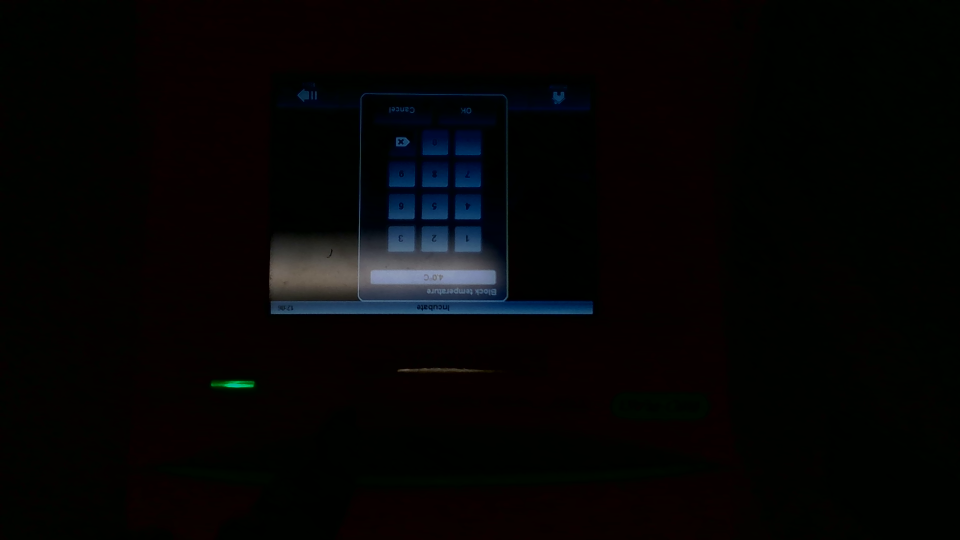
#> input picture keyboard_images/spot/custom_light/05_Color.png, 1920 x 1080 px, found by its file name (shown at 1/2 size); its folder holds only this picture in this run
$ python image_fetcher_combiner.py
#> lines starting #> are read from the running program, lines starting #| are printed output that depends on the picture
### confirm_thermo_input/robot_position.py
class RobotPosition:
    def __init__(self,position_name):
        self.position_name = position_name
        self.crop_measures = []
        self.init_crop_dictionary()
        self.left_crop = self.crop_measures[position_name][0]
        self.right_crop = self.crop_measures[position_name][1]
        self.top_crop = self.crop_measures[position_name][2]
        self.bottom_crop = self.crop_measures[position_name][3]

    def init_crop_dictionary(self):
        self.crop_measures = {
            'default': [820,851,710,345],
            'spot': [740,935,540,515],
            'spot_pen': [785,930,570,485],
            'default_pen': [860, 855, 600, 455]
        }

### confirm_thermo_input/image_fetcher_combiner.py
from os import path, listdir
from cv2 import imread, imencode, IMREAD_GRAYSCALE, warpAffine, getRotationMatrix2D
from robot_position import RobotPosition
from numpy import zeros, uint8

class ImageFetcherCombiner:
    def __init__(self,images_folder):
        self.images_folder = images_folder

    def fetch(self,robot_position_name):
        images_content = []
        cropped_images= []
        images_name = [f for f in listdir(self.images_folder) if f.lower().endswith(('.png', '.jpg', '.jpeg', '.bmp'))]
        for image_name in images_name:
            cv2_img = self.get_image(image_name)
            cropped_img = self.crop_rotate(cv2_img,robot_position_name)
            cropped_images.append(cropped_img)
        combined_image = self.combine_images(cropped_images)
        self.encode_image(combined_image,images_content)
        return images_content


    def get_image(self, image_name):
#> called with image_name = '05_Color.png'
        img_path = path.join(self.images_folder, image_name)
        cv2_img = imread(img_path, IMREAD_GRAYSCALE)
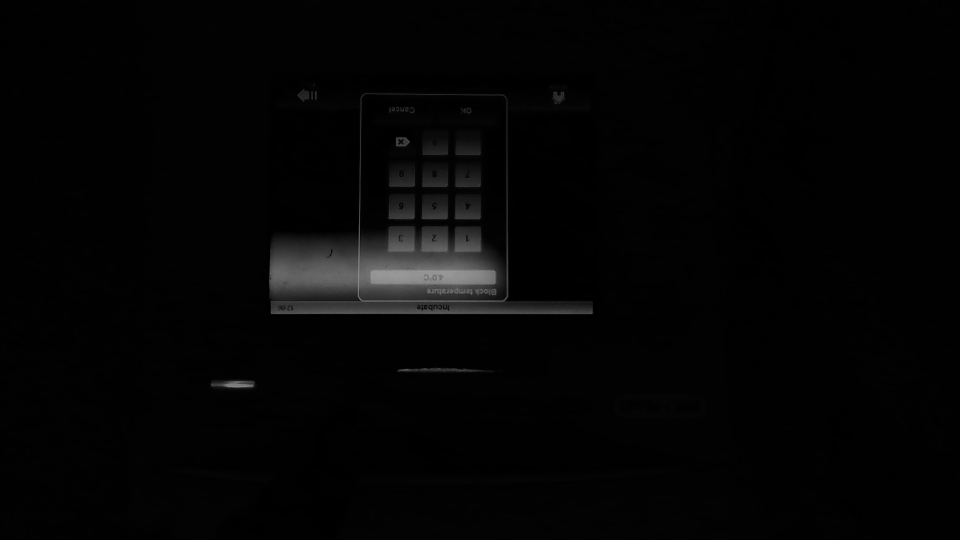
#> cv2_img: shape (1080, 1920) (shown at 1/2 size); min 0, max 158, mean 4.5
        return cv2_img
    def crop_rotate(self,image,robot_position_name):
#> called with robot_position_name = 'spot'
        robot_position = RobotPosition(robot_position_name)

        top= robot_position.top_crop
        bottom = robot_position.bottom_crop
        left = robot_position.left_crop
        right = robot_position.right_crop

        cropped_image = image[top:image.shape[0] - bottom, left:image.shape[1] - right]
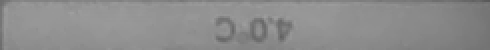
#> cropped_image: shape (25, 245) (shown 2 times larger); min 89, max 158, mean 140.3
        angle = 180
        height, width = cropped_image.shape[:2]
#> height = 25; width = 245
        rotation_matrix = getRotationMatrix2D((width / 2, height / 2), angle, 1)
        rotated_image = warpAffine(cropped_image, rotation_matrix, (width, height))
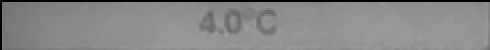
#> rotated_image: shape (25, 245) (shown 2 times larger); min 0, max 158, mean 134.8
        return rotated_image

    def combine_images(self,cropped_images):
        final_image = zeros(cropped_images[0].shape, dtype=uint8)
        for x in range(cropped_images[0].shape[0]):
            for y in range(cropped_images[0].shape[1]):
                max_value = 0
                for cropped_image in cropped_images:
                    value = cropped_image[x][y]
                    if value > max_value:
                        max_value = value
                final_image[x][y] = max_value
        return final_image

    def encode_image(self,image,images_content):
        success, encoded_image = imencode('.jpg', image)
#> encoded_image = 2020 values, max 255 at index 0, min 0 at index 4, mean 126.6
        if success:
            images_content.append(encoded_image.tobytes())

if __name__ == "__main__":
    script_dir = path.dirname(path.abspath(__file__))
    images_folder = path.join(script_dir,r"..\keyboard_images\spot\custom_light")
    image_fetcher = ImageFetcherCombiner(images_folder)
    image_content = image_fetcher.fetch('spot')

$ run again, on keyboard_images/spot/custom_light/09_Color.png
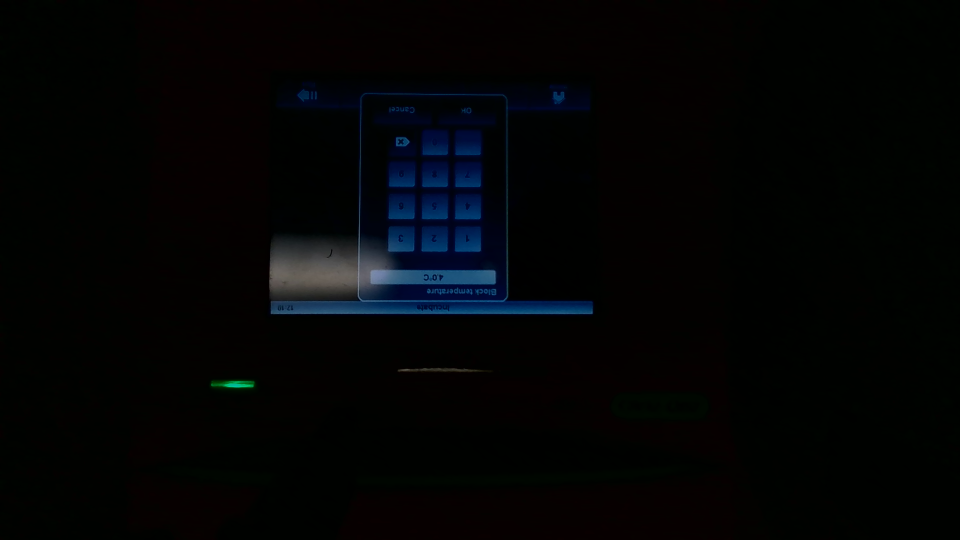
#> input picture keyboard_images/spot/custom_light/09_Color.png, 1920 x 1080 px, found by its file name (shown at 1/2 size)
#> in crop_rotate, `cropped_image = image[top:image.shape[0] - bottom, left:image.shape[1]..`:
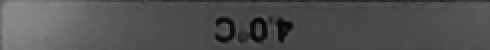
#> cropped_image: shape (25, 245) (shown 2 times larger); min 9, max 140, mean 81.3
#> in crop_rotate, `rotated_image = warpAffine(cropped_image, rotation_matrix, (width, hei..`:
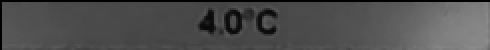
#> rotated_image: shape (25, 245) (shown 2 times larger); min 0, max 140, mean 78.5
#> encoded_image = 2122 values, max 255 at index 0, min 0 at index 4, mean 126.8
